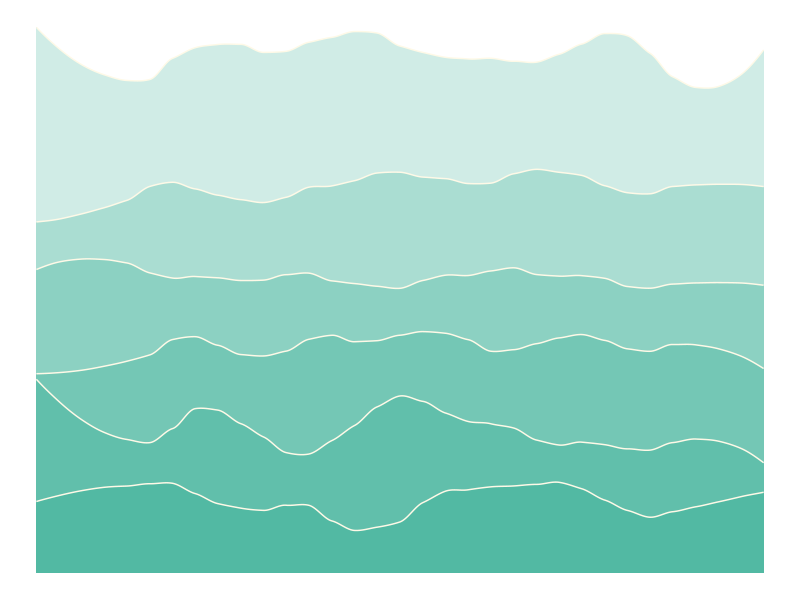
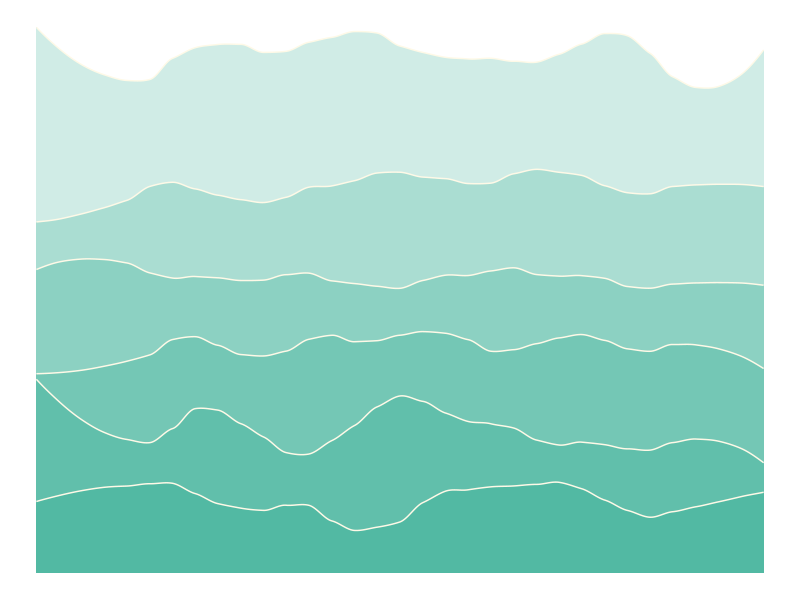

The R source for these figures, in order:
library(ggplot2)

n = 1000
x = 1:n

dat <- data.frame(x1 = rep(x, 6), 
                  y = c(rnorm(n, 1.5) + 2, rnorm(n, 1.5) + 2.5, rnorm(n, 1.5) + 3, 
                        rnorm(n, 1.5) + 3.5, rnorm(n, 1.5) + 4.1, rnorm(n, 2) + 4.5),
                  line = rep(letters[1:6], each = n)) 

loess_dat <- dat |> 
  dplyr::group_by(line) |> 
  dplyr::group_map(~ predict(loess(y ~ x1, span=0.3, data = .x))) |> 
  unlist()

dat$y_loess <- loess_dat


ggplot(dat, aes(x = x1, y = y_loess, group = line)) + 
  geom_ribbon(aes(ymin = 3, ymax = y_loess), fill = "#16a085", alpha = 0.20) +
  geom_line(color = "#fef9e7") +
  theme_void()

ggsave("assets/media/home_bg.png", width = 3000, height = 1800, unit = "px")
